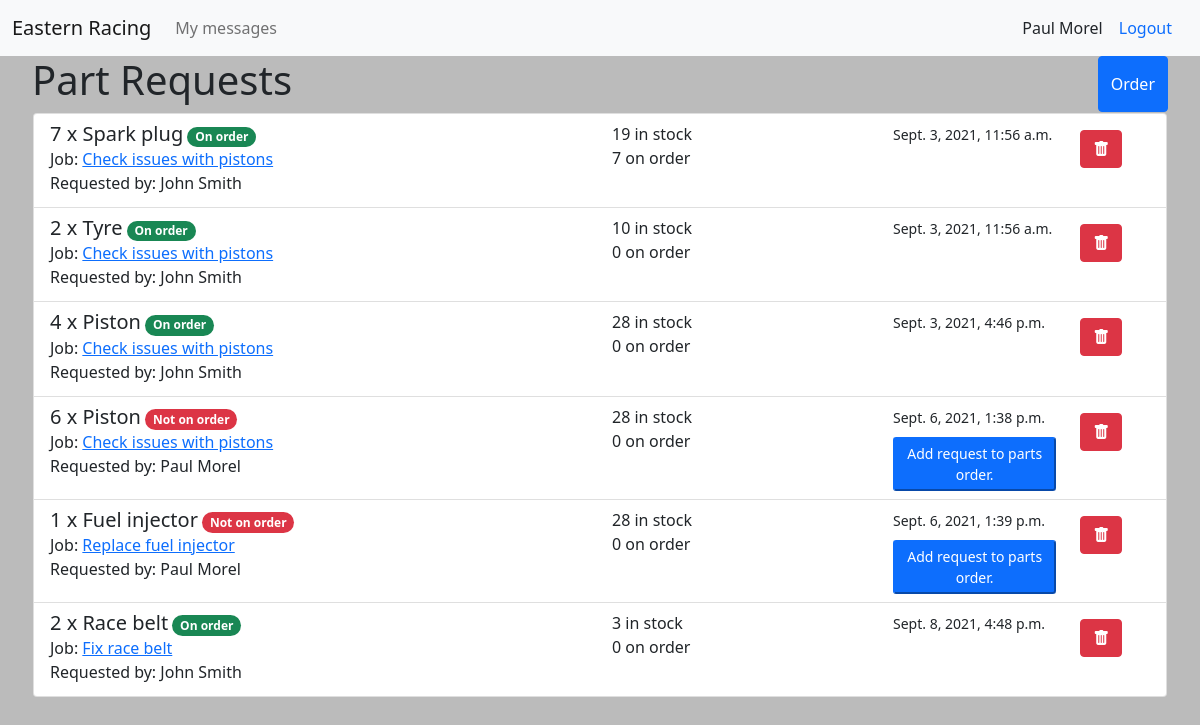
The page /parts/part_request_list/ (signed in) on the database as committed earlier.
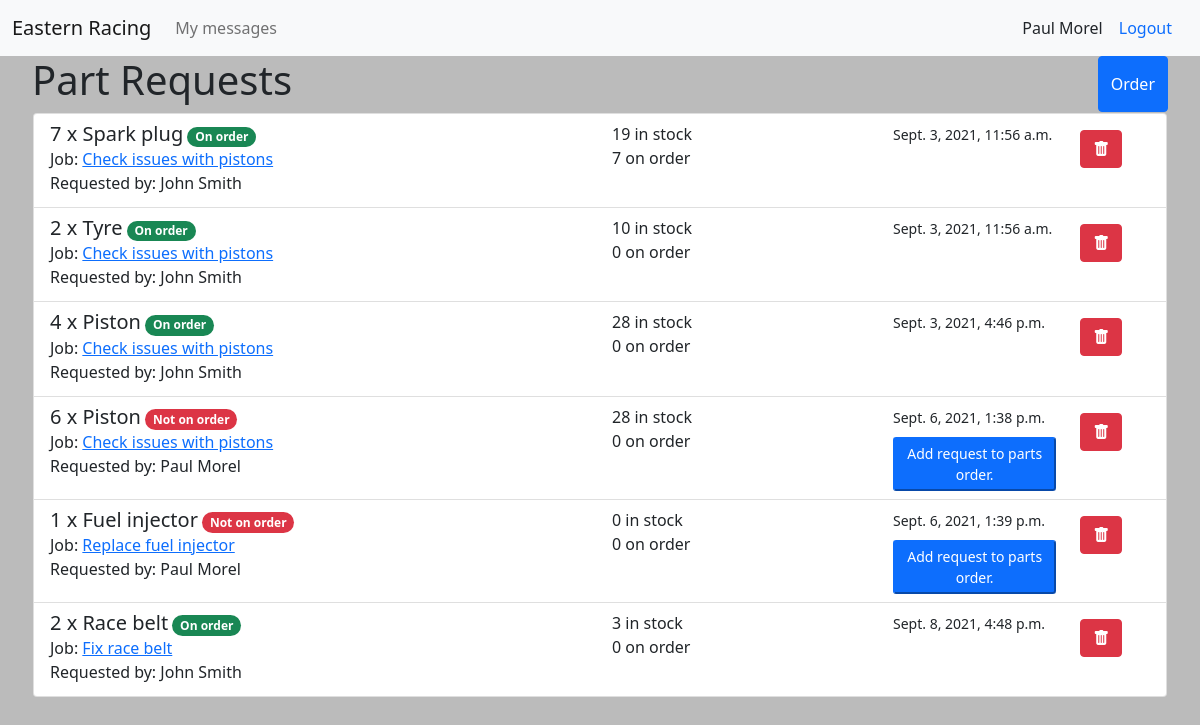
The same page on the database as committed later.
### cars/models.py (models this page shows, shortened)
class PartRequest(models.Model):
    part = models.ForeignKey(Part, on_delete=models.PROTECT, blank=True)
    requested_by = models.ForeignKey(User, on_delete=models.PROTECT)
    assigned_to = models.ForeignKey(Manager, on_delete=models.PROTECT)
    job = models.ForeignKey(Job, on_delete=models.PROTECT, blank=True)
    quantity = models.IntegerField()
    notes = models.TextField(blank=True)
    on_order = models.BooleanField(default=False)
    requested = models.DateTimeField(auto_now_add=True)

class Job(models.Model):
    title = models.CharField(max_length=300)
    description = models.TextField()
    car = models.ForeignKey(Car, on_delete=models.PROTECT)
    employee = models.ForeignKey(Employee, on_delete=models.PROTECT, related_name='assigned_job')
    manager = models.ForeignKey(Manager, on_delete=models.PROTECT, related_name='supervised_job')
    in_progress = models.BooleanField(default=False)
    complete = models.BooleanField(default=False)
    paid = models.BooleanField(default=False)
    estimated_time = models.DurationField(default=timedelta())
    created = models.DateTimeField(auto_now_add=True)
    updated = models.DateTimeField(auto_now=True)
    expected_complete = models.DateTimeField(blank=True)
    invoiced = models.BooleanField(default=False)

### parts/models.py (models this page shows, shortened)
class Part(models.Model):
    name = models.CharField(max_length=200)
    cost_price = models.DecimalField(max_digits=10, decimal_places=2)
    customer_price = models.DecimalField(max_digits=10, decimal_places=2)
    stock_level = models.PositiveIntegerField()
    def get_total_on_order(self):
        total = 0
        for order in self.partsorderunit_set.all():
            if not order.checked_in:
                total += order.quantity
        return total

### accounts/models.py (models this page shows)
class User(AbstractUser):
    pass
    def __str__(self):
        return f"{self.first_name} {self.last_name}"

### parts/views.py (the view)
# urls.py: path('part_request_list/', views.part_request_list, name='part-request-list'),
def part_request_list(request):
    part_requests = PartRequest.objects.filter(assigned_to = request.user.manager)
    context = {
        'part_requests': part_requests,
    }
    return render(request, 'parts/partrequest_list.html', context)

### car_mgmt/context_processors.py (called while the page is built)
def report_form(request):
    report_form = MessageForm(initial={'sender': request.user, 'recipient': Manager.objects.get(id=1).user})
    return {'report_form': report_form}

def login_form(request):
    login_form = AuthenticationForm()
    return {'login_form': login_form}

### parts/templates/parts/partrequest_list.html (shortened to what this page needs)
{% extends 'cars/base.html' %}
{% block content %}
<div class="d-flex justify-content-between">
  <h1>Part Requests</h1>
  <button class="btn btn-primary" type="button" data-bs-toggle="offcanvas" data-bs-target="#offcanvasRight"
    aria-controls="offcanvasRight">
    Order</button>
</div>
<div class="list-group">
  {% for part_request in part_requests %}
  <div class="list-group-item list-group-item-action">
    <div class="row">
      <div class="col-xs-12 col-md-6">
        <h5 class="mb-1 d-inline">{{ part_request.quantity }} x {{ part_request.part.name }}</h5>
        {% if part_request.on_order %}
        <span class="badge rounded-pill bg-success">On order</span>
        {% else %}
        <span class="badge rounded-pill bg-danger">Not on order</span>
        {% endif %}<br>
        {% if part_request.job %}
        Job: <a href="{% url 'cars:job-details' part_request.job.id %}">{{ part_request.job.title }}</a>
        {% endif %}<br>
        Requested by: {{ part_request.requested_by }}<br>
      </div>
      <div class="col-xs-12 col-md-3">
        {{ part_request.part.stock_level }} in stock<br>
        {{ part_request.part.get_total_on_order }} on order<br>
      </div>
      <div class="col-xs-12 col-md-2">
        <small>{{ part_request.requested }}</small>
        {% if not part_request.on_order %}
        <form action="{% url 'parts:add-part-to-order' %}" method="POST">
          <button type="submit" class="btn-primary btn-sm mt-2">Add request to parts order.</button>
        </form>
        {% endif %}
      </div>
      <div class="col-xs-12 col-md-1">
        <a type="button" class="btn btn-danger mt-2" data-bs-toggle="modal"
          data-bs-target="#deleteModal{{ part_request.id }}"><i class="bi bi-trash-fill"></i></a>
      </div>
    </div>
  </div>
  {% endfor %}
</div>
{% endblock content %}

Rows that differ between the two databases and show on the page:
changed through a linked row, PartRequest "Sept. 6, 2021, 1:39 p.m.": part.stock_level "28" → "0"
